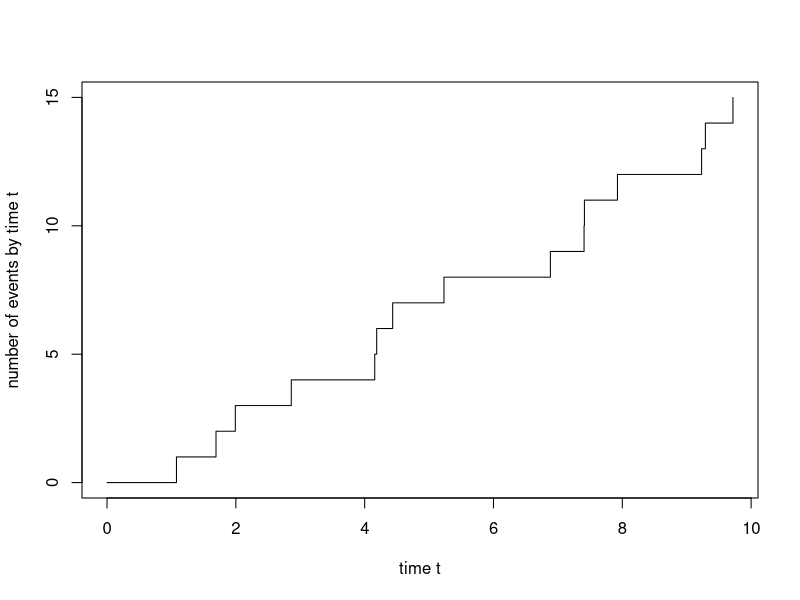
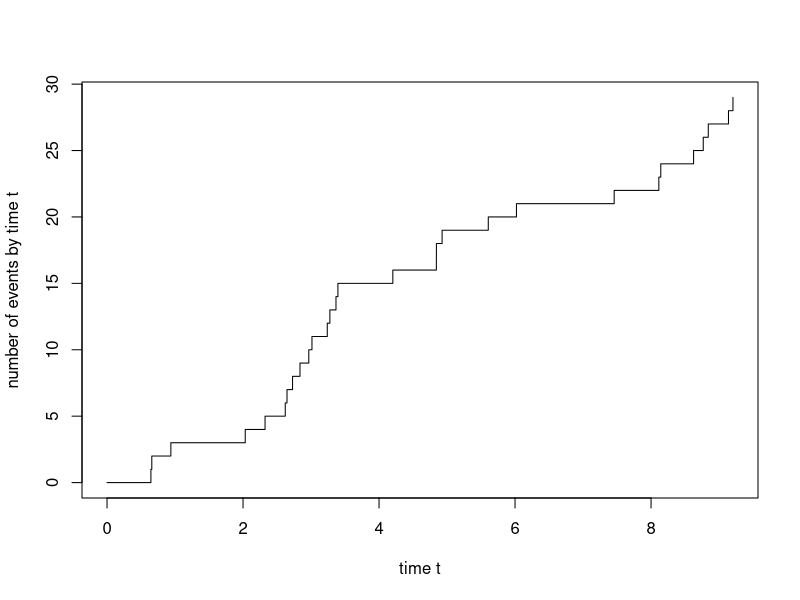

Generate these figures, in order, with R:
## ---- chunk 1
n=100
u=runif(n,0,1)
x=c(1:n)*0
lamb=1/1500
x=-log(1-u)/lamb
## ---- chunk 2
ks.test(x,pexp,1/1500, alternative="two.sided")

## ---- chunk 3
m=30 #number of changes
index=floor(runif(m,1,n))
lamb2=1/500
y=x

for (i in 1:m){
  u=runif(1,0,1)
  y[index[i]]=-log(1-u)/lamb2}
## ---- chunk 4
ks.test(y,pexp,1/1500, alternative="two.sided")
result=ks.test(y,pexp,1/1500, alternative="two.sided")
print(result$statistic)
## ---- chunk 5
n=100
size=10
max=0
rangemax=c(1:size)*0
start=1
end=size

for (i in 1:(n-size)){
  result=ks.test(y[start:end],pexp,1/1500, alternative="two.sided")
  compared=result$statistic
  if (compared > max){max=compared
  rangemax=c(start:end)}
  start=start+1
  end=end+1
} 
print(max)
print(rangemax)
## ---- chunk 6
size=5
max=0
rangemax=c(1:size)*0
start=1
end=size

for (i in 1:(n-size)){
  result=ks.test(y[start:end],pexp,1/1500, alternative="two.sided")
  compared=result$statistic
  if (compared > max){max=compared
  rangemax=c(start:end)}
  start=start+1
  end=end+1
} 
print(max)
print(rangemax)
## ---- chunk 7
print(ks.test(y[rangemax],pexp,1/1500, alternative="two.sided")$p.value)
## ---- chunk 8
size=10
max=0
rangemax=c(1:size)*0
start=1
end=size

for (i in 1:(n-size)){
  result=ks.test(x[start:end],pexp,1/1500, alternative="two.sided")
  compared=result$statistic
  if (compared > max){max=compared
  rangemax=c(start:end)}
  start=start+1
  end=end+1
} 
print(max)
print(rangemax)
print(ks.test(y[rangemax],pexp,1/1500, alternative="two.sided")$p.value)
## ---- chunk 9

PoissonProcess <- function(lambda,T) {
  return(sort(runif(rpois(1,lambda*T),0,T)))
}



lambda1=2
lambda2=3
Ti=10
pp1=PoissonProcess(lambda1,Ti)
print(pp1)
plot(c(0,pp1),0:length(pp1),type="s",xlab="time t",ylab="number of events by time t")

pp2=PoissonProcess(lambda2,Ti)
print(pp2)
plot(c(0,pp2),0:length(pp2),type="s",xlab="time t",ylab="number of events by time t")

#time between events 
n1=length(pp1)
tbe1=pp1[2:n1]-pp1[1:n1-1]
tbe1

n2=length(pp2)
tbe2=pp2[2:n2]-pp2[1:n2-1]
tbe2

ks.test(tbe1,pexp,lambda1, alternative="two.sided")

ks.test(tbe2,pexp,lambda2, alternative="two.sided")




## ---- chunk 10
# Etape 1 : simu Poisson process sous H0
ppH0=PoissonProcess(lambda1,Ti)
ppH0
length(ppH0)

# Etape 2 : creation d'un segment sous H1
tau= 2.5 # longeur de l'intervalle modifie, a fortiori tau < Ti
ppH1.segt=PoissonProcess(lambda2,tau)
ppH1.segt
length(ppH1.segt)

# Etape 3 : insertion du segment dans la sequence H0
dbt=runif(1,0,Ti-tau) # choix de l'indice de  temps ou va commencer le segment modifie
dbt
ppH1.repo=dbt+ppH1.segt # repositionnement des observations dans le temps
ppH1.repo
ppH0_avant=ppH0[which(ppH0<ppH1.repo[1])]
ppH0_apres=ppH0[which(ppH0>ppH1.repo[length(ppH1.repo)])]
ppH1=c(ppH0_avant,ppH1.repo,ppH0_apres)
ppH1
length(ppH1)


#time between events 
n1=length(ppH1)
tbe1=ppH1[2:n1]-ppH1[1:n1-1]

n0=length(ppH0)
tbe0=ppH0[2:n0]-ppH0[1:n0-1]

tbe1=c(0,tbe1)
tbe1

list1=data.frame(ProcessusPoissonH1=ppH1,
         TimeBetweenEventH1=tbe1)
list1

tbe0=c(0,tbe0)
tbe0

list0=data.frame(ProcessusPoissonH0=ppH0,
         TimeBetweenEventH0=tbe0)
list0

## ---- chunk 11
Rain_Dataset = read.csv("data/synop.202202.csv", sep = ";")
print("Rain Dataset")
summary(Rain_Dataset)


Rain_Dataset_Red = Rain_Dataset[,c('date', 'rr3')]
Rain_Dataset_Red[,'rr3'] = as.numeric(Rain_Dataset_Red[,'rr3'])

summary(Rain_Dataset_Red)
head(Rain_Dataset_Red)
